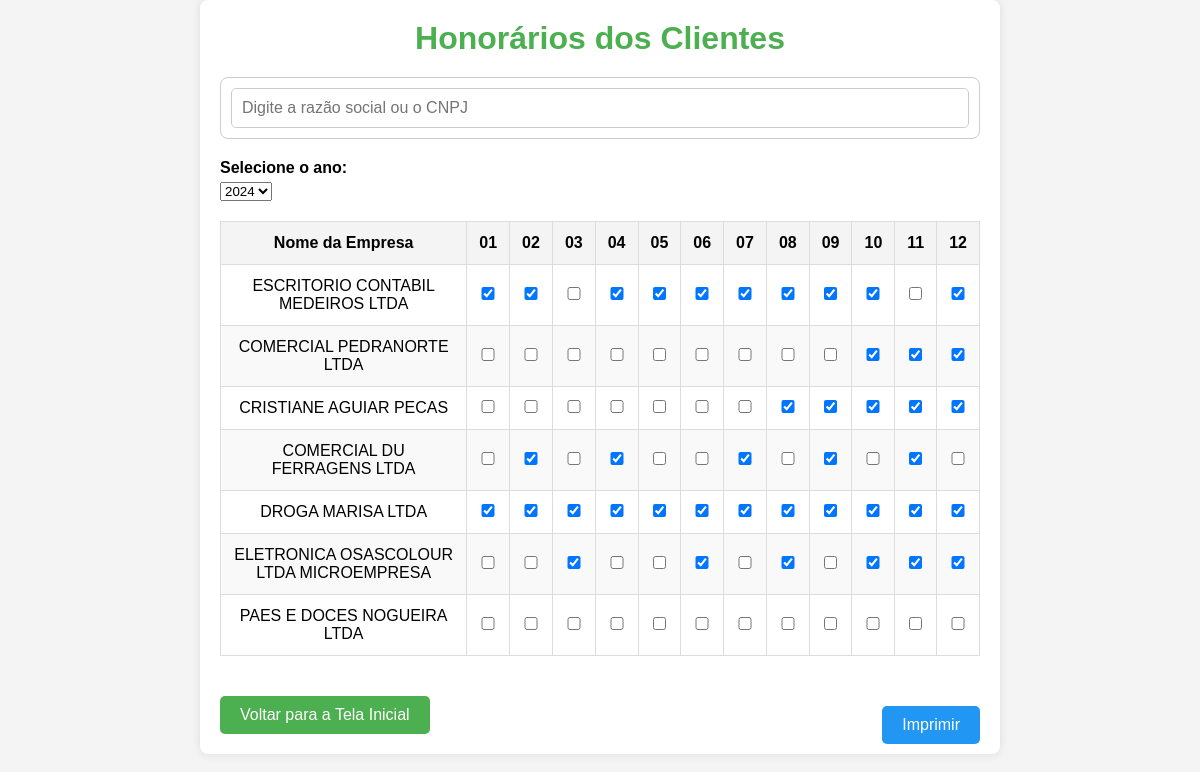
The page /honorarios on the database its author committed.
### tables this page shows
CREATE TABLE clientes (
            id INTEGER PRIMARY KEY AUTOINCREMENT,
            cnpj TEXT NOT NULL,
            razao_social TEXT NOT NULL,
            nome_fantasia TEXT NOT NULL,
            endereco TEXT NOT NULL,
            telefone TEXT NOT NULL,
            email TEXT NOT NULL,
            honorario REAL NOT NULL
        , whatsapp TEXT, senha_gov_br TEXT, responsavel TEXT);

### app.py (the view, shortened to what this page needs)
@app.route('/honorarios', methods=['GET', 'POST'])
def honorarios():
    conn = get_db_connection()
    ano_selecionado = request.args.get('ano', '2024')
    clientes = conn.execute('SELECT id, nome_fantasia FROM clientes').fetchall()
    honorarios = []
    meses = ['01', '02', '03', '04', '05', '06', '07', '08', '09', '10', '11', '12']
    for cliente in clientes:
        pagamentos = {mes: False for mes in meses}
        pagamentos_cliente = conn.execute('SELECT mes, pago FROM pagamentos_honorarios WHERE cliente_id = ? AND ano = ?', (cliente['id'], ano_selecionado)).fetchall()
        for pagamento in pagamentos_cliente:
            pagamentos[pagamento['mes']] = pagamento['pago']
        honorarios.append({
            'id': cliente['id'],
            'nome_fantasia': cliente['nome_fantasia'],
            **pagamentos
        })
    conn.close()
    anos = ['2022', '2023', '2024']  # Anos disponíveis
    return render_template('honorarios.html', honorarios=honorarios, meses=meses, anos=anos, ano_selecionado=ano_selecionado)

### app.py (called while the page is built)
def get_db_connection():
    conn = sqlite3.connect('clientes.db')
    conn.row_factory = sqlite3.Row
    return conn

### templates/honorarios.html (shortened to what this page needs)
<!DOCTYPE html>
<html lang="en">
<head>
    <link rel="stylesheet" href="/static/style.css">
</head>
<body>
    <div class="container">
        <h1 style="text-align: center;">Honorários dos Clientes</h1>
        <div class="empresa-box">
            <input type="text" id="nome_empresa" name="nome_empresa" onkeyup="buscarEmpresas()" placeholder="Digite a razão social ou o CNPJ" required>
        </div>
        <form method="GET" action="/honorarios">
            <label for="ano">Selecione o ano:</label>
            <select name="ano" id="ano" onchange="this.form.submit()">
                {% for ano in anos %}
                <option value="{{ ano }}" {% if ano == ano_selecionado %} selected {% endif %}>{{ ano }}</option>
                {% endfor %}
            </select>
        </form>
        <table>
            <thead>
                <tr>
                    <th>Nome da Empresa</th>
                    {% for mes in meses %}
                    <th>{{ mes }}</th>
                    {% endfor %}
                </tr>
            </thead>
            <tbody>
                {% for cliente in honorarios %}
                <tr class="linha-empresa">
                    <td class="nome-empresa">{{ cliente['nome_fantasia'] }}</td>
                    {% for mes in meses %}
                    <td>
                        <input type="checkbox" onclick="atualizarPagamento({{ cliente['id'] }}, '{{ mes }}', '{{ ano_selecionado }}', this)"
                        {% if cliente[mes] %} checked {% endif %}>
                    </td>
                    {% endfor %}
                </tr>
                {% endfor %}
            </tbody>
        </table>
        <button class="btn btn-print" onclick="imprimirPagina()">Imprimir</button>
        <a href="/" class="btn">Voltar para a Tela Inicial</a>
    </div>
</body>
</html>

### static/style.css (style rules this page uses)
* { margin: 0; padding: 0; box-sizing: border-box; }
body { font-family: Arial, sans-serif; background-color: #f4f4f4; }
.container { max-width: 800px; margin: 50px auto; padding: 20px; background-color: white; border-radius: 8px; box-shadow: 0 0 10px rgba(0, 0, 0, 0.1); }
h1 { text-align: center; color: #4CAF50; margin-bottom: 20px; }
label { font-weight: bold; margin-bottom: 5px; display: block; }
input { width: 100%; padding: 10px; font-size: 16px; border: 1px solid #ccc; border-radius: 5px; }
.btn { display: inline-block; padding: 15px 25px; font-size: 18px; color: white; background-color: #4CAF50; border: none; border-radius: 5px; text-decoration: none; transition: background-color 0.3s; margin-top: 20px; }

### templates/honorarios.html (style rules this page uses)
table { width: 100%; border-collapse: collapse; margin: 20px 0; font-size: 16px; text-align: center; }
th, td { padding: 12px; border: 1px solid #ddd; }
th { background-color: #f4f4f4; font-weight: bold; }
tr:nth-child(even) { background-color: #f9f9f9; }
.empresa-box { max-height: 300px; overflow-y: auto; border: 1px solid #ccc; padding: 10px; border-radius: 8px; margin-top: 20px; margin-bottom: 20px; }
.btn { display: inline-block; padding: 10px 20px; font-size: 16px; background-color: #4CAF50; color: white; border: none; border-radius: 5px; text-decoration: none; transition: background-color 0.3s ease; margin-top: 20px; }
.btn-print { background-color: #2196F3; margin-top: 30px; position: absolute; right: 20px; }
.container { position: relative; width: 80%; margin: auto; padding: 20px; }

### rows shown on the page
clientes: nome_fantasia "ESCRITORIO CONTABIL MEDEIROS LTDA"
clientes: nome_fantasia "COMERCIAL PEDRANORTE LTDA"
clientes: nome_fantasia "CRISTIANE AGUIAR PECAS"
clientes: nome_fantasia "COMERCIAL DU FERRAGENS LTDA"
clientes: nome_fantasia "DROGA MARISA LTDA"
clientes: nome_fantasia "ELETRONICA OSASCOLOUR LTDA MICROEMPRESA"
clientes: nome_fantasia "PAES E DOCES NOGUEIRA LTDA"

### other values the page prints
{{ mes }} "01" "02" "03" "04" "05" "06" "07" "08" "09" "10" "11" "12"
form field ano "2024"
